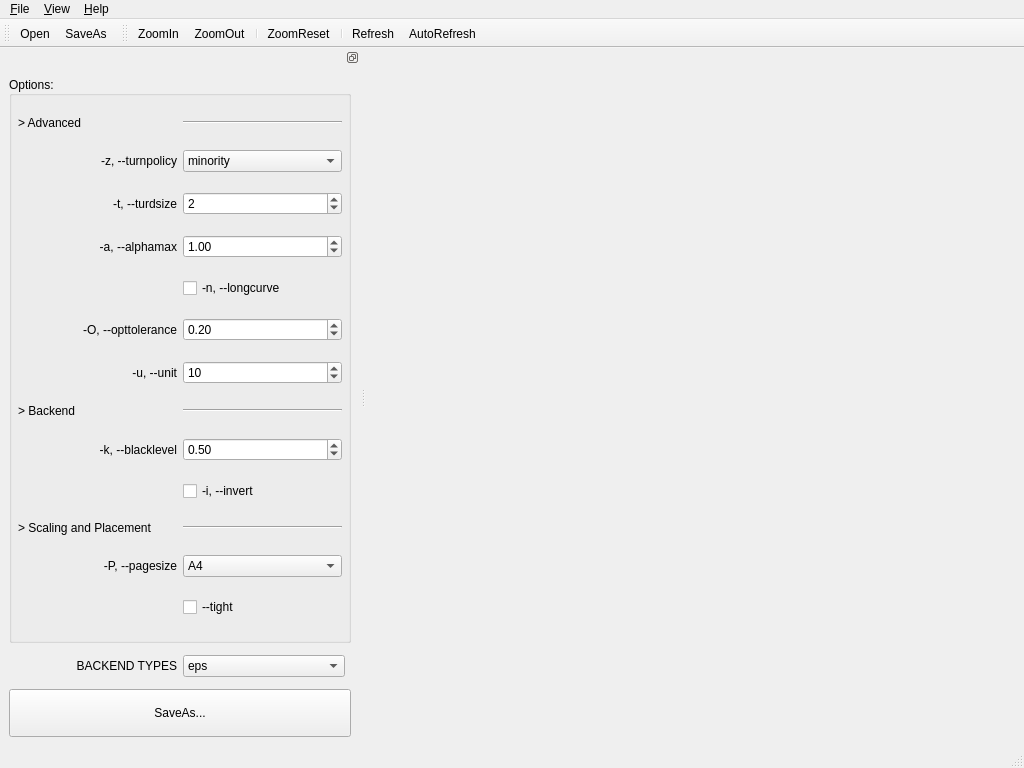
<?xml version="1.0" encoding="UTF-8"?>
<ui version="4.0">
 <class>MainWindow</class>
 <widget class="QMainWindow" name="MainWindow">
  <property name="geometry">
   <rect>
    <x>0</x>
    <y>0</y>
    <width>1024</width>
    <height>768</height>
   </rect>
  </property>
  <property name="windowTitle">
   <string>potrace GUI</string>
  </property>
  <widget class="QWidget" name="centralwidget"/>
  <widget class="QMenuBar" name="menubar">
   <property name="geometry">
    <rect>
     <x>0</x>
     <y>0</y>
     <width>1024</width>
     <height>22</height>
    </rect>
   </property>
   <widget class="QMenu" name="menu_F">
    <property name="title">
     <string>&amp;File</string>
    </property>
    <addaction name="actionFileOpen"/>
    <addaction name="actionFileSaveAs"/>
    <addaction name="separator"/>
    <addaction name="actionFileClose"/>
   </widget>
   <widget class="QMenu" name="menu_Help">
    <property name="title">
     <string>&amp;Help</string>
    </property>
    <addaction name="actionHelpAbout"/>
   </widget>
   <widget class="QMenu" name="menu_View">
    <property name="title">
     <string>&amp;View</string>
    </property>
    <addaction name="actionViewZoomIn"/>
    <addaction name="actionViewZoomOut"/>
    <addaction name="separator"/>
    <addaction name="actionViewZoomReset"/>
    <addaction name="separator"/>
    <addaction name="actionViewRefresh"/>
    <addaction name="actionViewAutoRefresh"/>
   </widget>
   <addaction name="menu_F"/>
   <addaction name="menu_View"/>
   <addaction name="menu_Help"/>
  </widget>
  <widget class="QStatusBar" name="statusbar"/>
  <widget class="QToolBar" name="toolBar">
   <property name="windowTitle">
    <string>toolBar</string>
   </property>
   <property name="toolButtonStyle">
    <enum>Qt::ToolButtonTextBesideIcon</enum>
   </property>
   <attribute name="toolBarArea">
    <enum>TopToolBarArea</enum>
   </attribute>
   <attribute name="toolBarBreak">
    <bool>false</bool>
   </attribute>
   <addaction name="actionFileOpen"/>
   <addaction name="actionFileSaveAs"/>
  </widget>
  <widget class="QToolBar" name="toolBar_2">
   <property name="windowTitle">
    <string>toolBar_2</string>
   </property>
   <property name="toolButtonStyle">
    <enum>Qt::ToolButtonIconOnly</enum>
   </property>
   <attribute name="toolBarArea">
    <enum>TopToolBarArea</enum>
   </attribute>
   <attribute name="toolBarBreak">
    <bool>false</bool>
   </attribute>
   <addaction name="actionViewZoomIn"/>
   <addaction name="actionViewZoomOut"/>
   <addaction name="separator"/>
   <addaction name="actionViewZoomReset"/>
   <addaction name="separator"/>
   <addaction name="actionViewRefresh"/>
   <addaction name="actionViewAutoRefresh"/>
  </widget>
  <widget class="QDockWidget" name="dockWidget_7">
   <property name="minimumSize">
    <size>
     <width>360</width>
     <height>540</height>
    </size>
   </property>
   <property name="maximumSize">
    <size>
     <width>32768</width>
     <height>32768</height>
    </size>
   </property>
   <property name="floating">
    <bool>false</bool>
   </property>
   <property name="features">
    <set>QDockWidget::DockWidgetFloatable|QDockWidget::DockWidgetMovable</set>
   </property>
   <attribute name="dockWidgetArea">
    <number>1</number>
   </attribute>
   <widget class="QWidget" name="dockWidgetContents_9">
    <layout class="QVBoxLayout" name="verticalLayout_18">
     <item>
      <widget class="QGroupBox" name="groupBox_9">
       <property name="minimumSize">
        <size>
         <width>0</width>
         <height>64</height>
        </size>
       </property>
       <property name="title">
        <string>Options:</string>
       </property>
       <property name="alignment">
        <set>Qt::AlignLeading|Qt::AlignLeft|Qt::AlignVCenter</set>
       </property>
       <layout class="QGridLayout" name="gridLayout">
        <property name="leftMargin">
         <number>6</number>
        </property>
        <property name="topMargin">
         <number>6</number>
        </property>
        <property name="rightMargin">
         <number>6</number>
        </property>
        <property name="bottomMargin">
         <number>6</number>
        </property>
        <item row="6" column="0">
         <widget class="QLabel" name="label_58">
          <property name="text">
           <string>-u, --unit</string>
          </property>
          <property name="alignment">
           <set>Qt::AlignRight|Qt::AlignTrailing|Qt::AlignVCenter</set>
          </property>
         </widget>
        </item>
        <item row="2" column="0">
         <widget class="QLabel" name="label_55">
          <property name="text">
           <string>-t, --turdsize</string>
          </property>
          <property name="alignment">
           <set>Qt::AlignRight|Qt::AlignTrailing|Qt::AlignVCenter</set>
          </property>
         </widget>
        </item>
        <item row="5" column="0">
         <widget class="QLabel" name="label_57">
          <property name="text">
           <string>-O, --opttolerance</string>
          </property>
          <property name="alignment">
           <set>Qt::AlignRight|Qt::AlignTrailing|Qt::AlignVCenter</set>
          </property>
         </widget>
        </item>
        <item row="8" column="1">
         <widget class="QDoubleSpinBox" name="ptBlacklevel">
          <property name="maximum">
           <double>1.000000000000000</double>
          </property>
          <property name="singleStep">
           <double>0.050000000000000</double>
          </property>
          <property name="value">
           <double>0.500000000000000</double>
          </property>
         </widget>
        </item>
        <item row="11" column="0">
         <widget class="QLabel" name="label_47">
          <property name="text">
           <string>-P, --pagesize</string>
          </property>
          <property name="alignment">
           <set>Qt::AlignRight|Qt::AlignTrailing|Qt::AlignVCenter</set>
          </property>
         </widget>
        </item>
        <item row="8" column="0">
         <widget class="QLabel" name="label_32">
          <property name="text">
           <string>-k, --blacklevel</string>
          </property>
          <property name="alignment">
           <set>Qt::AlignRight|Qt::AlignTrailing|Qt::AlignVCenter</set>
          </property>
         </widget>
        </item>
        <item row="1" column="0">
         <widget class="QLabel" name="label_54">
          <property name="text">
           <string>-z, --turnpolicy</string>
          </property>
          <property name="alignment">
           <set>Qt::AlignRight|Qt::AlignTrailing|Qt::AlignVCenter</set>
          </property>
         </widget>
        </item>
        <item row="0" column="0">
         <widget class="QLabel" name="label_60">
          <property name="text">
           <string>&gt; Advanced</string>
          </property>
         </widget>
        </item>
        <item row="0" column="1">
         <widget class="Line" name="line_2">
          <property name="orientation">
           <enum>Qt::Horizontal</enum>
          </property>
         </widget>
        </item>
        <item row="3" column="0">
         <widget class="QLabel" name="label_56">
          <property name="text">
           <string>-a, --alphamax</string>
          </property>
          <property name="alignment">
           <set>Qt::AlignRight|Qt::AlignTrailing|Qt::AlignVCenter</set>
          </property>
         </widget>
        </item>
        <item row="10" column="0">
         <widget class="QLabel" name="label_61">
          <property name="text">
           <string>&gt; Scaling and Placement</string>
          </property>
         </widget>
        </item>
        <item row="7" column="1">
         <widget class="Line" name="line">
          <property name="orientation">
           <enum>Qt::Horizontal</enum>
          </property>
         </widget>
        </item>
        <item row="5" column="1">
         <widget class="QDoubleSpinBox" name="ptOpttolerance">
          <property name="decimals">
           <number>2</number>
          </property>
          <property name="maximum">
           <double>99.000000000000000</double>
          </property>
          <property name="singleStep">
           <double>0.100000000000000</double>
          </property>
          <property name="value">
           <double>0.200000000000000</double>
          </property>
         </widget>
        </item>
        <item row="10" column="1">
         <widget class="Line" name="line_3">
          <property name="orientation">
           <enum>Qt::Horizontal</enum>
          </property>
         </widget>
        </item>
        <item row="9" column="1">
         <widget class="QCheckBox" name="ptInvert">
          <property name="text">
           <string>-i, --invert</string>
          </property>
         </widget>
        </item>
        <item row="2" column="1">
         <widget class="QSpinBox" name="ptTurdsize">
          <property name="focusPolicy">
           <enum>Qt::WheelFocus</enum>
          </property>
          <property name="value">
           <number>2</number>
          </property>
         </widget>
        </item>
        <item row="7" column="0">
         <widget class="QLabel" name="label_59">
          <property name="text">
           <string>&gt; Backend</string>
          </property>
         </widget>
        </item>
        <item row="6" column="1">
         <widget class="QSpinBox" name="ptUnit">
          <property name="minimum">
           <number>1</number>
          </property>
          <property name="maximum">
           <number>1200</number>
          </property>
          <property name="value">
           <number>10</number>
          </property>
         </widget>
        </item>
        <item row="1" column="1">
         <widget class="QComboBox" name="ptTurnpolicy">
          <property name="currentIndex">
           <number>4</number>
          </property>
          <item>
           <property name="text">
            <string>black</string>
           </property>
          </item>
          <item>
           <property name="text">
            <string>white</string>
           </property>
          </item>
          <item>
           <property name="text">
            <string>right</string>
           </property>
          </item>
          <item>
           <property name="text">
            <string>left</string>
           </property>
          </item>
          <item>
           <property name="text">
            <string>minority</string>
           </property>
          </item>
          <item>
           <property name="text">
            <string>majority</string>
           </property>
          </item>
          <item>
           <property name="text">
            <string>random</string>
           </property>
          </item>
         </widget>
        </item>
        <item row="11" column="1">
         <widget class="QComboBox" name="ptPagesize">
          <item>
           <property name="text">
            <string>A4</string>
           </property>
          </item>
          <item>
           <property name="text">
            <string>A3</string>
           </property>
          </item>
          <item>
           <property name="text">
            <string>A5</string>
           </property>
          </item>
          <item>
           <property name="text">
            <string>B5</string>
           </property>
          </item>
          <item>
           <property name="text">
            <string>Letter</string>
           </property>
          </item>
          <item>
           <property name="text">
            <string>Legal</string>
           </property>
          </item>
          <item>
           <property name="text">
            <string>Tabloid</string>
           </property>
          </item>
          <item>
           <property name="text">
            <string>Statement</string>
           </property>
          </item>
          <item>
           <property name="text">
            <string>Executive</string>
           </property>
          </item>
          <item>
           <property name="text">
            <string>Folio</string>
           </property>
          </item>
          <item>
           <property name="text">
            <string>Quarto</string>
           </property>
          </item>
          <item>
           <property name="text">
            <string>10x14</string>
           </property>
          </item>
         </widget>
        </item>
        <item row="4" column="1">
         <widget class="QCheckBox" name="ptLongcurve">
          <property name="text">
           <string>-n, --longcurve</string>
          </property>
         </widget>
        </item>
        <item row="3" column="1">
         <widget class="QDoubleSpinBox" name="ptAlphamax">
          <property name="maximum">
           <double>99.000000000000000</double>
          </property>
          <property name="singleStep">
           <double>0.100000000000000</double>
          </property>
          <property name="value">
           <double>1.000000000000000</double>
          </property>
         </widget>
        </item>
        <item row="12" column="1">
         <widget class="QCheckBox" name="ptTight">
          <property name="text">
           <string>--tight</string>
          </property>
         </widget>
        </item>
       </layout>
      </widget>
     </item>
     <item>
      <layout class="QGridLayout" name="gridLayout_2">
       <property name="leftMargin">
        <number>6</number>
       </property>
       <property name="topMargin">
        <number>6</number>
       </property>
       <property name="rightMargin">
        <number>6</number>
       </property>
       <property name="bottomMargin">
        <number>6</number>
       </property>
       <property name="verticalSpacing">
        <number>-1</number>
       </property>
       <item row="0" column="0">
        <widget class="QLabel" name="label">
         <property name="text">
          <string>BACKEND TYPES</string>
         </property>
         <property name="alignment">
          <set>Qt::AlignRight|Qt::AlignTrailing|Qt::AlignVCenter</set>
         </property>
        </widget>
       </item>
       <item row="0" column="1">
        <widget class="QComboBox" name="ptBackend">
         <property name="maximumSize">
          <size>
           <width>16777215</width>
           <height>16777215</height>
          </size>
         </property>
         <item>
          <property name="text">
           <string>eps</string>
          </property>
         </item>
         <item>
          <property name="text">
           <string>ps</string>
          </property>
         </item>
         <item>
          <property name="text">
           <string>pdf</string>
          </property>
         </item>
         <item>
          <property name="text">
           <string>svg</string>
          </property>
         </item>
         <item>
          <property name="text">
           <string>dxf</string>
          </property>
         </item>
         <item>
          <property name="text">
           <string>geojson</string>
          </property>
         </item>
         <item>
          <property name="text">
           <string>pgm</string>
          </property>
         </item>
         <item>
          <property name="text">
           <string>gimppath</string>
          </property>
         </item>
         <item>
          <property name="text">
           <string>xfig</string>
          </property>
         </item>
        </widget>
       </item>
      </layout>
     </item>
     <item>
      <widget class="QPushButton" name="btnSaveAs">
       <property name="minimumSize">
        <size>
         <width>0</width>
         <height>48</height>
        </size>
       </property>
       <property name="text">
        <string>SaveAs...</string>
       </property>
       <property name="icon">
        <iconset resource="../resource.qrc">
         <normaloff>:/ICONS/res/picture_save.png</normaloff>:/ICONS/res/picture_save.png</iconset>
       </property>
      </widget>
     </item>
    </layout>
   </widget>
  </widget>
  <action name="actionFileClose">
   <property name="text">
    <string>Close</string>
   </property>
   <property name="toolTip">
    <string>Close</string>
   </property>
  </action>
  <action name="actionFileOpen">
   <property name="icon">
    <iconset resource="../resource.qrc">
     <normaloff>:/ICONS/res/folder.png</normaloff>:/ICONS/res/folder.png</iconset>
   </property>
   <property name="text">
    <string>Open</string>
   </property>
   <property name="toolTip">
    <string>Open</string>
   </property>
  </action>
  <action name="actionViewZoomIn">
   <property name="icon">
    <iconset resource="../resource.qrc">
     <normaloff>:/ICONS/res/zoom_in.png</normaloff>:/ICONS/res/zoom_in.png</iconset>
   </property>
   <property name="text">
    <string>ZoomIn</string>
   </property>
   <property name="toolTip">
    <string>ZoomIn</string>
   </property>
  </action>
  <action name="actionViewZoomOut">
   <property name="icon">
    <iconset resource="../resource.qrc">
     <normaloff>:/ICONS/res/zoom_out.png</normaloff>:/ICONS/res/zoom_out.png</iconset>
   </property>
   <property name="text">
    <string>ZoomOut</string>
   </property>
  </action>
  <action name="actionViewZoomReset">
   <property name="icon">
    <iconset resource="../resource.qrc">
     <normaloff>:/ICONS/res/zoom.png</normaloff>:/ICONS/res/zoom.png</iconset>
   </property>
   <property name="text">
    <string>ZoomReset</string>
   </property>
  </action>
  <action name="actionFileSave">
   <property name="icon">
    <iconset resource="../resource.qrc">
     <normaloff>:/ICONS/res/disk.png</normaloff>:/ICONS/res/disk.png</iconset>
   </property>
   <property name="text">
    <string>Save</string>
   </property>
  </action>
  <action name="actionFileSaveAs">
   <property name="icon">
    <iconset resource="../resource.qrc">
     <normaloff>:/ICONS/res/disk_multiple.png</normaloff>:/ICONS/res/disk_multiple.png</iconset>
   </property>
   <property name="text">
    <string>SaveAs...</string>
   </property>
   <property name="toolTip">
    <string>SaveAs</string>
   </property>
  </action>
  <action name="actionHelpAbout">
   <property name="icon">
    <iconset resource="../resource.qrc">
     <normaloff>:/ICONS/res/information.png</normaloff>:/ICONS/res/information.png</iconset>
   </property>
   <property name="text">
    <string>About...</string>
   </property>
  </action>
  <action name="actionViewRefresh">
   <property name="icon">
    <iconset resource="../resource.qrc">
     <normaloff>:/ICONS/res/arrow_refresh.png</normaloff>:/ICONS/res/arrow_refresh.png</iconset>
   </property>
   <property name="text">
    <string>Refresh</string>
   </property>
   <property name="shortcut">
    <string>Ctrl+R</string>
   </property>
  </action>
  <action name="actionViewAutoRefresh">
   <property name="checkable">
    <bool>true</bool>
   </property>
   <property name="icon">
    <iconset resource="../resource.qrc">
     <normaloff>:/ICONS/res/picture_link.png</normaloff>:/ICONS/res/picture_link.png</iconset>
   </property>
   <property name="text">
    <string>AutoRefresh</string>
   </property>
  </action>
 </widget>
 <tabstops>
  <tabstop>ptTurnpolicy</tabstop>
  <tabstop>ptTurdsize</tabstop>
  <tabstop>ptAlphamax</tabstop>
  <tabstop>ptLongcurve</tabstop>
  <tabstop>ptOpttolerance</tabstop>
  <tabstop>ptUnit</tabstop>
  <tabstop>ptBlacklevel</tabstop>
  <tabstop>ptInvert</tabstop>
  <tabstop>ptPagesize</tabstop>
  <tabstop>ptTight</tabstop>
  <tabstop>btnSaveAs</tabstop>
 </tabstops>
 <resources>
  <include location="../resource.qrc"/>
 </resources>
 <connections>
  <connection>
   <sender>btnSaveAs</sender>
   <signal>clicked()</signal>
   <receiver>actionFileSaveAs</receiver>
   <slot>trigger()</slot>
   <hints>
    <hint type="sourcelabel">
     <x>179</x>
     <y>710</y>
    </hint>
    <hint type="destinationlabel">
     <x>-1</x>
     <y>-1</y>
    </hint>
   </hints>
  </connection>
 </connections>
</ui>
